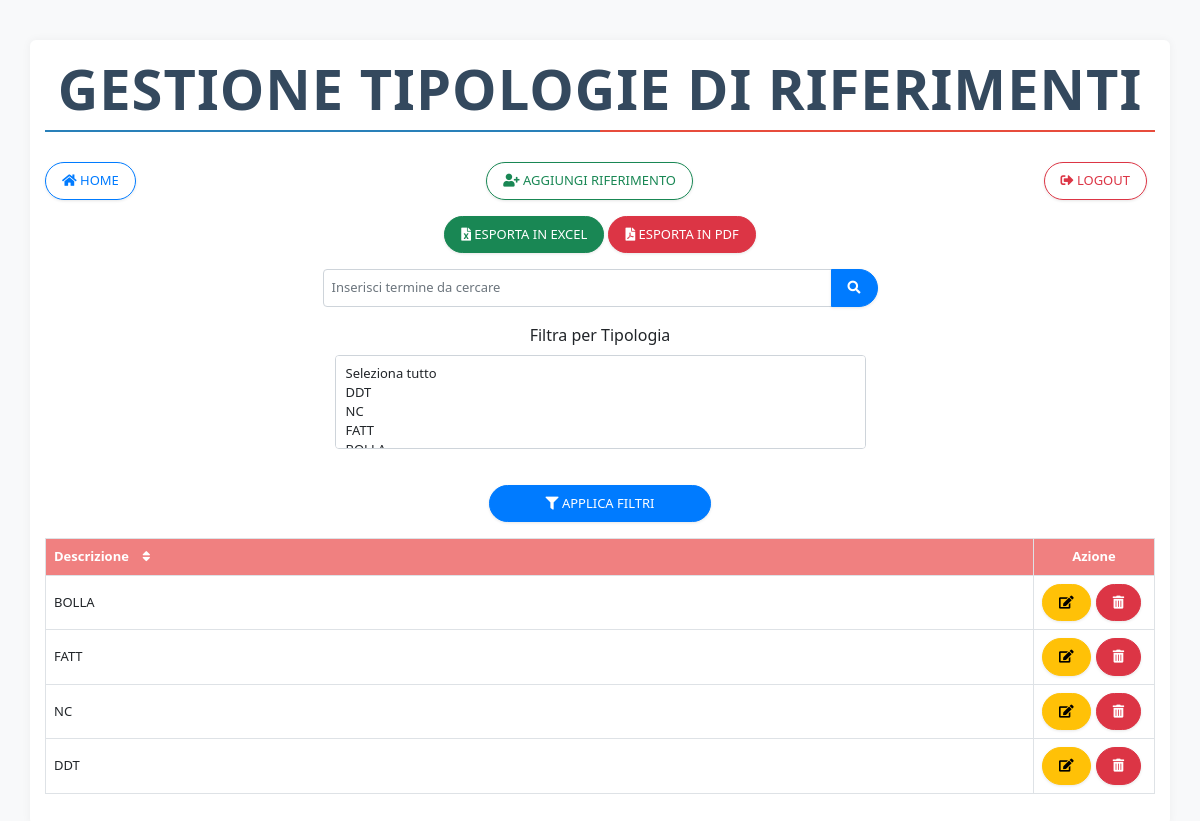
The app's page /php/tipologie_riferimenti.php (signed in) with its own data.
### tables this page shows
CREATE TABLE `tipologieriferimenti` (
  `idtipologia_rif` int(11) NOT NULL AUTO_INCREMENT,
  `descr_rif` varchar(100) NOT NULL,
  PRIMARY KEY (`idtipologia_rif`)
);

### php/tipologie_riferimenti.php (the view, shortened to what this page needs)
<?php
include_once("connection.php");
$descrQuery = "SELECT DISTINCT descr_rif FROM tipologieriferimenti";
$descrResult = mysqli_query($mysqli, $descrQuery);
$query = "SELECT * FROM tipologieriferimenti";
$query .= " ORDER BY idtipologia_rif DESC";
$result = mysqli_query($mysqli, $query);
?>
<!DOCTYPE html>
<html lang="en">
<head>
    <link href="https://cdn.jsdelivr.net/npm/bootstrap@5.3.0-alpha1/dist/css/bootstrap.min.css" rel="stylesheet">
    <link rel="stylesheet" href="https://cdnjs.cloudflare.com/ajax/libs/font-awesome/5.15.4/css/all.min.css">
    <link rel="stylesheet" href="style.css">
</head>
<body id="gestione-fornitore">
    <div class="container">
        <h1 class="text-center display-4 mb-4">Gestione Tipologie di Riferimenti</h1>
        <div class="d-flex justify-content-between mb-3">
            <a href="index.php" class="btn btn-outline-light"><i class="fas fa-home"></i> Home</a>
            <button class="btn btn-outline-success" data-bs-toggle="modal" data-bs-target="#addModal"><i class="fas fa-user-plus"></i> Aggiungi Riferimento</button>
            <a href="logout.php" class="btn btn-outline-danger"><i class="fas fa-sign-out-alt"></i> Logout</a>
        </div>
		<?php
		$queryString = $_SERVER['QUERY_STRING'];
		?>
		<div class="mb-3 text-center">
			<a href="javascript:void(0)" class="btn btn-success" onclick="exportToExcel('<?php echo $queryString; ?>')"><i class="fas fa-file-excel"></i> Esporta in Excel</a>
			<a href="javascript:void(0)" class="btn btn-danger" onclick="exportToPDF('<?php echo $queryString; ?>')"><i class="fas fa-file-pdf"></i> Esporta in PDF</a>
		</div>
        <form action="tipologie_riferimenti.php" method="GET" class="mb-3 text-center">
            <div class="input-group w-50 mx-auto">
                <input type="text" name="search" class="form-control" id="search" placeholder="Inserisci termine da cercare">
                <button type="submit" class="btn btn-primary"><i class="fas fa-search"></i></button>
            </div>
        </form>
        <form id="filterForm" action="tipologie_riferimenti.php" method="GET" class="mb-3">
            <div class="row">
                <div class="col-md-6">
                    <label for="descr_rif" class="form-label">Filtra per Tipologia</label>
					<select name="descr_rif[]" class="form-select" multiple id="descr_rifSelect">
						<option value="select_all" data-select-all>Seleziona tutto</option>
						<?php while ($descr_rifRow = mysqli_fetch_assoc($descrResult)) { ?>
							<option value="<?php echo htmlspecialchars($descr_rifRow['descr_rif']); ?>">
							</option>
						<?php } ?>
					</select>
                </div>
            </div>
            <button type="submit" class="btn btn-primary mt-3"><i class="fas fa-filter"></i> Applica Filtri</button>
        </form>
        <table class="table table-hover table-bordered">
            <thead>
                <tr>
                    <th onclick="sortTable(0, this)">Descrizione <span class="sort-icon"><i class="fas fa-sort"></i></span></th>
                    <th class="action-column">Azione</th>
                </tr>
            </thead>
            <tbody>
                <?php while ($row = mysqli_fetch_assoc($result)) { ?>
                    <tr>
                        <td><?php echo htmlspecialchars($row['descr_rif']); ?></td>
                        <td class="action-column">
                            <div class="d-flex justify-content-end">
                                <button class="btn btn-warning" data-bs-toggle="modal" data-bs-target="#editModal<?php echo $row['idtipologia_rif']; ?>"><i class="fas fa-edit"></i></button>
                                <a href="tipologie_riferimenti.php?delete_id=<?php echo $row['idtipologia_rif']; ?>" class="btn btn-danger" onclick="return confirm('Sei sicuro di voler eliminare questo riferimento?');"><i class="fas fa-trash-alt"></i></a>
                            </div>
                        </td>
                    </tr>
                <?php } ?>
            </tbody>
        </table>
    </div>
</body>
</html>

### php/style.css (style rules this page uses)
body { background-color: #f8f9fa; color: #212529; }
h1.text-center.display-4 { position: relative; font-weight: bold !important; color: #34495e !important; text-transform: uppercase !important; letter-spacing: 1px !important; margin-bottom: 30px !important; padding-bottom: 10px !important; background: none !important; overflow: hidden; }
h1.text-center.display-4::before, h1.text-center.display-4::after { content: ''; position: absolute; height: 2px; width: 50%; bottom: 0; background-color: #2980b9; transition: all 0.4s ease; z-index: 1; }
h1.text-center.display-4::before { left: 0; background-color: #2980b9; }
h1.text-center.display-4::after { right: 0; background-color: #e74c3c; }
h1.text-center.display-4::before, h1.text-center.display-4::after { animation: move-bar 2s ease infinite alternate; }
.container { margin-top: 40px; padding: 15px; background-color: #ffffff; border-radius: 6px; box-shadow: 0 0 10px rgba(0, 0, 0, 0.05); }
.table { background-color: #ffffff; border: 1px solid #dee2e6; border-radius: 4px; width: 100%; table-layout: auto; }
.table th, .table td { vertical-align: middle; color: #212529; padding: 8px; font-size: 13px; }
.table thead th { background-color: #f08080; color: #ffffff; text-align: left; font-weight: bold; }
.btn { border-radius: 20px; padding: 8px 16px; font-size: 13px; font-weight: 500; text-transform: uppercase; box-shadow: 0 1px 3px rgba(0, 0, 0, 0.1); }
.btn-primary { background-color: #007bff; border-color: #007bff; color: #fff; }
.btn-outline-light { border-color: #007bff; color: #007bff; }
.form-control, .form-select { background-color: #ffffff; color: #212529; border: 1px solid #ced4da; padding: 8px; font-size: 13px; border-radius: 4px; }
.form-label { display: block; text-align: center; }
.form-control::placeholder { color: #6c757d; }
.d-flex .btn { margin-right: 8px; padding: 8px 16px; font-size: 13px; border-radius: 20px; }
#gestione-fornitore .action-column { width: 80px; text-align: center; }
#gestione-fornitore .action-column .btn { margin-right: 5px; }
.sort-icon { margin-left: 10px; cursor: pointer; }
#gestione-fornitore #filterForm { display: flex; justify-content: center; flex-direction: column; align-items: center; gap: 20px; }
#gestione-fornitore #filterForm .row { width: 100%; display: flex; justify-content: center; }
#gestione-fornitore #filterForm .form-select { width: 100%; }
#gestione-fornitore #filterForm button { width: 20%; }

### records on screen
tipologieriferimenti: descr_rif "BOLLA"
tipologieriferimenti: descr_rif "FATT"
tipologieriferimenti: descr_rif "NC"
tipologieriferimenti: descr_rif "DDT"
